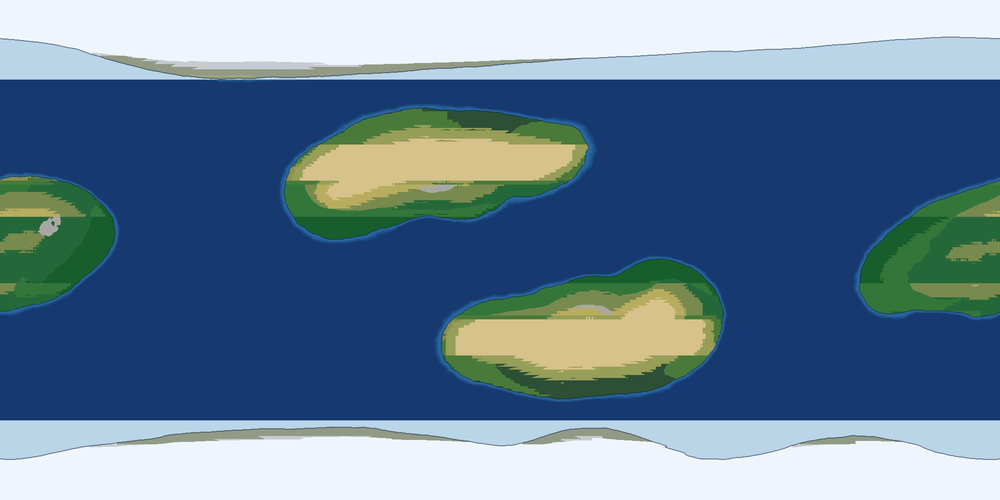
#> input picture unity/Assets/Resources/Planet/map_biome.png, 1000 x 500 px, shrunk from 2048 x 1024 before the run
$ python shoot_check.py ../unity/Assets/Resources/Planet/map_biome.png
#> lines starting #> are read from the running program, lines starting #| are printed output that depends on the picture; after the words box and inside, x2 and y2 are one past the last pixel; in counts of white or black regions, pixels touching at a corner belong together
# -*- coding: utf-8 -*-
"""
量取证图，而不是用眼睛看它。

为什么非要有这个脚本 —— 这个工程已经栽过一次：图里明明没有月亮，
却因为"右边那个白盘看着像月亮"就把"有月亮"写进了结论，而它是太阳。
后来把几何复刻出来才算清楚。教训不是"要小心"，是：
**关于画面的结论必须落到像素上** —— 要么量出来，要么别写。

本脚本回答四个问题，全部给数：
  1. 月亮在 01/02 两张图里**动了没有**，以及动的方向对不对
     （⚠️ v0.28 改了口径：原来问的是"日月的跨图像素差是不是 0"，
      而那个判据**已经被作废** —— 见下面 ⚠️）
  2. 拨球之后星球是不是真的转了（大陆动没动）
  3. 月相是多少，亮的那一边是不是**朝着该朝的方向**（"还原真实的关系"）
  4. 星球的受光面是不是朝着太阳

⚠️ **v0.28：日盘不在画面里了，"日月"这套只会剩月亮。**
   太阳移到 1012R 之后默认机位下它在镜头背后，天空带里只有一个月盘。
   于是凡是"挑出更亮的那个当天体/拿日心当方向基准"的做法都会静默走偏 ——
   这里原来就靠"两个天体里更亮的那个是太阳"来定位，现在它会**只找到一个**，
   然后整节跳过，输出一段看着像"数据不足"的沉默。所以下面改成只认月亮。

⚠️ **并且"日月像素差 = 0"这条判据已经退场，别再把它捡回来。**
   它在两种**截然相反**的原因下取同一个值：关系真的保住了，
   以及整个世界被冻住了。v0.25 正是把那个 0 读成"关系保持完美"而推翻了整版设计。
   **一个指标在两种相反原因下同值，它就不是判据。**
   现在改量的是一件事的两面：月亮跨图的**位移量**（必须非零）
   与三维不变量（必须不变）——分别由本脚本与 OrbitForensics 给出。

不依赖 scipy：连通域用"列方向连续段"来分，够用且不会误连。
输出全 ASCII —— 这台机器的控制台是 GBK，中文输出会炸。
"""
import math
import os
import sys
import numpy as np
from PIL import Image


def load(path):
    im = Image.open(path).convert("RGB")
#> im is the input picture: PIL image 1000x500 RGB; mean R, G, B 99.3, 126.7, 148.6
    return np.asarray(im).astype(np.float32)


def luminance(a):
    return a[..., 0] * 0.299 + a[..., 1] * 0.587 + a[..., 2] * 0.114


def bg_color(a):
    """背景色取右上角一小块 —— 那一片在两版取证图里都是空天。"""
    h, w, _ = a.shape
#> h = 500; w = 1000
    return a[4:24, w - 24:w - 4].reshape(-1, 3).mean(axis=0)


def runs(cols):
    """把一维布尔数组切成若干连续 True 段的 [起, 止] 列表。"""
    out = []
    start = None
    for i, v in enumerate(cols):
        if v and start is None:
            start = i
        elif not v and start is not None:
            out.append((start, i - 1))
            start = None
    if start is not None:
        out.append((start, len(cols) - 1))
    return out


def objects_in(a, band, bg, thresh=14.0, min_cols=3):
    """
    在 x 区间 band 里找出所有"非背景"的块，按列连续段切分。
    返回 [{x0,x1,y0,y1,cx,cy,area,mean_rgb,lum_min,lum_max,lum_mean}, ...]
    """
    x0, x1 = band
    sub = a[:, x0:x1]
    d = np.sqrt(((sub - bg) ** 2).sum(axis=2))
    mask = d > thresh
    cols = mask.any(axis=0)
    lum_all = luminance(sub)
    out = []
    for (c0, c1) in runs(cols):
        if c1 - c0 + 1 < min_cols:
            continue
        col = mask[:, c0:c1 + 1]
        rr = runs(col.any(axis=1))
        if not rr:
            continue
        r0, r1 = rr[0][0], rr[-1][1]

        # 对象自己的围盒内的掩膜 —— 之后 lit_centroid 直接按同一套坐标切片即可
        om = col[r0:r1 + 1, :]
        lum = lum_all[r0:r1 + 1, c0:c1 + 1][om]
        px = sub[:, c0:c1 + 1][r0:r1 + 1, :][om]
        ys, xs = np.nonzero(om)
        out.append(dict(
            x0=c0 + x0, x1=c1 + x0, y0=r0, y1=r1,
            cx=xs.mean() + c0 + x0, cy=ys.mean() + r0,
            area=int(om.sum()),
            mean_rgb=px.mean(axis=0),
            lum_min=float(lum.min()), lum_max=float(lum.max()),
            lum_mean=float(lum.mean()),
            mask=om))
    return out


def circ_center(o):
    """用包围盒推圆心与半径（够用：日/月都是圆盘）。"""
    r = ((o["x1"] - o["x0"] + 1) + (o["y1"] - o["y0"] + 1)) / 4.0
    return ((o["x0"] + o["x1"]) / 2.0, (o["y0"] + o["y1"]) / 2.0, r)


def describe(tag, o):
    cx, cy, r = circ_center(o)
    mr, mg, mb = o["mean_rgb"]
    print(f"  {tag:<6} bbox=({o['x0']},{o['y0']})-({o['x1']},{o['y1']}) "
          f"center=({cx:.1f},{cy:.1f}) r={r:.1f} area={o['area']} "
          f"rgb=({mr:.0f},{mg:.0f},{mb:.0f}) "
          f"lum {o['lum_min']:.0f}..{o['lum_max']:.0f} mean {o['lum_mean']:.0f}")
    return cx, cy, r


def lit_centroid(a, o):
    """块内亮度加权重心 —— 受光面朝哪边，看它相对几何中心偏向哪边。"""
    lum = luminance(a)[o["y0"]:o["y1"] + 1, o["x0"]:o["x1"] + 1]
    w = np.clip(lum - lum.min(), 0, None) * o["mask"]
    tot = w.sum()
    if tot <= 0:
        return None
    ys, xs = np.mgrid[0:w.shape[0], 0:w.shape[1]]
    return (o["x0"] + (xs * w).sum() / tot, o["y0"] + (ys * w).sum() / tot)


def ang_deg(dx, dy):
    return np.degrees(np.arctan2(dy, dx))


def terminator_profile(a, o, light_deg):
    """
    沿受光方向切一条一维亮度剖面，用来定**终止线**的位置，从而定受照比例。

    为什么要这么费事：之前在月盘上按"亮度超过半高"数像素，得到 21%~28%，
    与几何预想的 56% 差了一倍 —— 但那个数**不可信**，因为月面有程序生成的
    斑块（为了让潮汐锁定看得见），暗斑会被当成夜面。
    改用**每个分箱取中位数**：纹理在箱内被平均掉，剩下的就是光照梯度。
    受照比例由终止线位置给：终止线落在 u=t 处（u 为沿受光方向归一化到 ±1 的坐标），
    则受照 = (1 − t)/2。
    """
    lum = luminance(a)
    cx, cy, r = circ_center(o)
    ys, xs = np.mgrid[o["y0"]:o["y1"] + 1, o["x0"]:o["x1"] + 1]
    m = o["mask"]
    lv = lum[o["y0"]:o["y1"] + 1, o["x0"]:o["x1"] + 1]
    u = ((xs - cx) * math.cos(math.radians(light_deg))
         + (ys - cy) * math.sin(math.radians(light_deg))) / r

    edges = np.linspace(-1.0, 1.0, 21)
    prof = []
    for i in range(len(edges) - 1):
        sel = m & (u >= edges[i]) & (u < edges[i + 1])
        prof.append(float(np.median(lv[sel])) if sel.sum() > 8 else float("nan"))

    have = [p for p in prof if not math.isnan(p)]
    if len(have) < 6:
        return None, prof

    # ⚠️ 不能用"亮度中值"当终止线。朗伯面上，亮度从终止线处的 0 **线性**升到
    #    边缘处的最大 —— 中值点落在斜坡的中点，而不是坡脚。
    #    第一版就是这么错的：剖面明明是 19 19 19 | 37 57 …，
    #    却被判成"受照 2%"，差了一个数量级，而且看着还挺像个结果。
    #    终止线是**离开暗底**的地方，所以判据取"暗底 + 15% 动态范围"。
    floor = float(np.percentile(have, 25))
    top = float(np.max(have))
    thresh = floor + 0.15 * (top - floor)

    t = None
    for i in range(len(prof)):
        if not math.isnan(prof[i]) and prof[i] > thresh:
            t = edges[i]          # 该分箱的下沿即为终止线所在
            break
    frac = None if t is None else (1.0 - t) / 2.0
    return frac, prof


# 月面受光方向在屏上的角度（度）。由 shoot_expect.py 独立算出：
# 平行光 _sunDir 投影到月亮处 = **+1.20°**（v0.28 读数）。
# 这里写死是为了让两个脚本互不依赖，改了几何之后要一起更新
# （shoot_expect.py 的「月面受光朝向」一节会把它打印出来，两处必须一致）。
#
# ⚠️ v0.28 起这个数**不再需要区分"平行光"与"真太阳方向"**：太阳移到 1012R 后，
#    两者在月亮处只差 0.135°（v0.27 是 74.1°），印在 91×81 px 的月盘上分不出来。
#    旧值 −4.3° 是 v0.25 机位下的，换机位就作废了。
LIGHT_DIR_DEG = 1.2


def main():
    paths = sys.argv[1:]
    if len(paths) < 1:
        print("usage: shoot_check.py <png> [png ...]")
        return 2

    imgs = []
    for p in paths:
        a = load(p)
        bg = bg_color(a)
#> bg = [238, 245, 252]
        imgs.append((os.path.basename(p).encode("ascii", "replace").decode(), p, a, bg))
        print(f"== {p}  size={a.shape[1]}x{a.shape[0]}  bg=({bg[0]:.0f},{bg[1]:.0f},{bg[2]:.0f})")
#| == ../unity/Assets/Resources/Planet/map_biome.png  size=1000x500  bg=(238,245,252)

    # ── 天空带：星球右侧那一条，只有太阳和月亮 ──────────────
    print("\n-- 天空带（星球右侧） --")
    skies = {}
    for name, p, a, bg in imgs:
        h, w, _ = a.shape
        objs = objects_in(a, (int(w * 0.68), w), bg)
        objs.sort(key=lambda o: o["cx"])
        print(f"{name}:")
        skies[name] = objs
        for i, o in enumerate(objs):
            describe(f"#{i}", o)
#> this loop made 1 pass
#> (name, bg, h, w, x0 in objects_in, x1 in objects_in) on pass 1: ('map_biome.png', [238, 245, 252], 500, 1000, 680, 1000)
#| map_biome.png:
#|   #0     bbox=(680,35)-(999,460) center=(839.5,247.5) r=186.5 area=130704 rgb=(55,92,125) lum 41..254 mean 84
#> pass 1, in objects_in, `mask = d > thresh`:
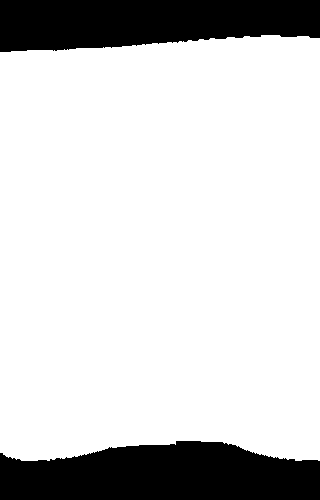
#> mask: shape (500, 320) bool; 81.7% white; 2 black regions, box (x1, y1, x2, y2) and area: (0, 441, 320, 500) 15457, (0, 0, 320, 52) 13839
#> pass 1, in objects_in, `lum_all = luminance(sub)`:
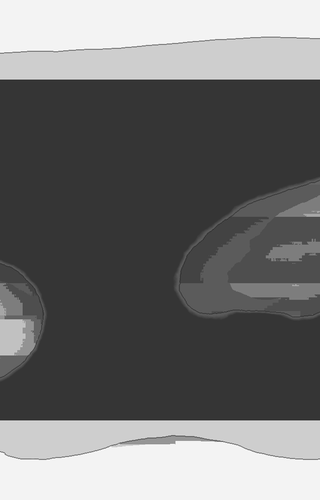
#> lum_all: shape (500, 320) float32; min 41.32, max 254.1, mean 113.6
#> after the loop, skies = 1 item

    # ── 星球本体：中央那一段 ────────────────────────────────
    print("\n-- 星球本体（中央） --")
    planets = {}
    for name, p, a, bg in imgs:
        h, w, _ = a.shape
        objs = objects_in(a, (int(w * 0.20), int(w * 0.68)), bg, thresh=10.0, min_cols=20)
        objs.sort(key=lambda o: -o["area"])
        planets[name] = objs[0] if objs else None
        if not objs:
            print(f"{name}: 没找到")
            continue
        print(f"{name}: {len(objs)} 块")
        cx, cy, r = describe("#0(最大)", objs[0])
        lc = lit_centroid(a, objs[0])
        if lc:
            print(f"         受光重心=({lc[0]:.0f},{lc[1]:.0f})  "
                  f"方向 {ang_deg(lc[0]-cx, lc[1]-cy):+.1f} deg")
#> this loop made 1 pass
#> (name, bg, h, x0 in objects_in, x1 in objects_in, r, cx) on pass 1: ('map_biome.png', [238, 245, 252], 500, 200, 680, 220.2, 439.5)
#| map_biome.png: 1 块
#|   #0(最大) bbox=(200,52)-(679,452) center=(439.5,252.0) r=220.2 area=183121 rgb=(71,100,118) lum 41..254 mean 93
#|          受光重心=(476,250)  方向 -3.4 deg
#> pass 1, in objects_in (call 2), `mask = d > thresh`:
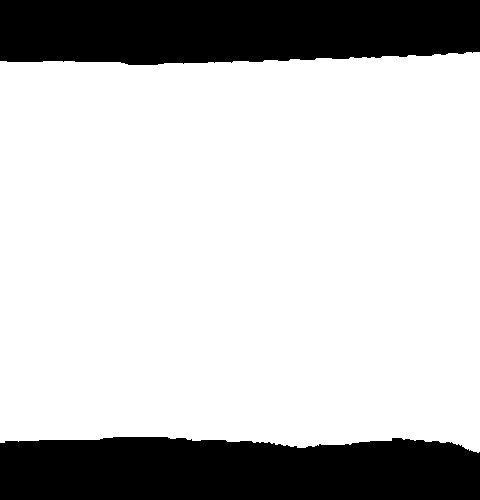
#> mask: shape (500, 480) bool; 76.3% white; 2 black regions, box (x1, y1, x2, y2) and area: (0, 0, 480, 65) 28783, (0, 437, 480, 500) 28096
#> pass 1, in objects_in (call 2), `lum_all = luminance(sub)`:
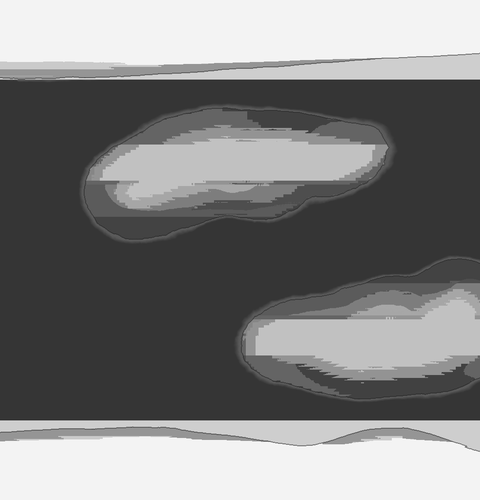
#> lum_all: shape (500, 480) float32; min 41.32, max 253.8, mean 129
#> after the loop, planets = 1 item

    # ── 1) 月亮跨图的位移 ──────────────────────────────────
    # ⚠️ 口径换了，理由见文件头：原来量"日月包围盒的像素差，同位置则应为 0"，
    #    而那个 0 在"关系保住"与"世界冻住"两种相反原因下同值 —— 不是判据。
    #    现在量**位移量**：相机在绕球转，月亮就必须在屏上挪窝；挪了才说明世界是活的。
    #    反面（世界冻住）由 OrbitForensics 的三维不变量与本脚本的"拨球效果"一起排掉。
    if len(skies) >= 2:
        names = list(skies)
        print(f"\n-- 月亮跨图位移（{names[0]} vs {names[1]}） --")
        A, B = skies[names[0]], skies[names[1]]
        if len(A) and len(B):
            a1, b1 = A[0], B[0]
            c1 = circ_center(a1)
            c2 = circ_center(b1)
            dx, dy = c2[0] - c1[0], c2[1] - c1[1]
            moved = math.hypot(dx, dy)
            print(f"  月亮: 位移 dx={dx:+.1f} dy={dy:+.1f} px  |位移|={moved:.1f} px  "
                  f"半径 {c1[2]:.1f} -> {c2[2]:.1f}")
            print("  => " + ("通过：月亮确实在屏上挪了（相机绕球转的视差）"
                             if moved > 1.0 else
                             "**位移 ~0 —— 这是「世界被冻住」的指纹，"
                             "不是「关系保持完美」**（v0.25 就是在这里读反的）"))
        else:
            print(f"  天空带里 {len(A)} / {len(B)} 个天体 —— "
                  f"v0.28 起应当各只有月亮 1 个")

    # ── 2) 拨球前后星球是否真的动了 ────────────────────────
    if len(imgs) >= 2:
        print("\n-- 拨球效果 --")
        A0, A1 = imgs[0][2], imgs[1][2]
        h, w, _ = A0.shape
        x0, x1 = int(w * 0.20), int(w * 0.68)
        d = np.abs(A0[:, x0:x1] - A1[:, x0:x1])
        print(f"  星球band 平均像素差={d.mean():.1f}  最大={d.max():.0f}  "
              f"变化像素占比={100.0*(d.max(axis=2) > 20).mean():.1f}%")

    # ── 3) 月相与朝向 ──────────────────────────────────────
    # ⚠️ v0.28：天空带里**只有月亮**了，所以不能再"挑出更亮的那个当太阳"来定方向基准 ——
    #    那样只会找到一个天体，整节静默跳过，输出一段像"数据不足"的沉默。
    #    方向基准改用 shoot_expect.py 独立算出的 LIGHT_DIR_DEG（见它的定义处）。
    print("\n-- 月相 / 朝向（亮面应朝向 LIGHT_DIR_DEG 那个方向） --")
    for name, p, a, bg in imgs:
        objs = skies.get(name, [])
        if not objs:
            print(f"{name}: 天空带里没有天体 —— v0.28 起应当只有月亮 1 个；"
                  f"0 个说明月亮出画或被蓝星挡住了")
            continue
        # ⚠️ **多于一个天体时不许"挑一个当月亮"。** v0.27 及以前的图里天空带确实有两个
        #    （日盘在画面右侧），那时按"面积最大"或"最亮"去挑，挑中的都是**太阳**，
        #    然后把它当月亮量出"受光 0%、剖面一条平线 244" —— 一串看着像结论的数，
        #    而它说的全是太阳。**分不清就别猜**，逐个报出来，人来认。
        if len(objs) > 1:
            print(f"{name}: ⚠️ 天空带里有 {len(objs)} 个天体，而 v0.28 起应当只有月亮一个 ——"
                  f"这些**要么是老图、要么是新图出了事**。逐个列出，请人工认哪个是月亮：")
        for i, body in enumerate(objs):
            mcx, mcy, mr = circ_center(body)
            lc = lit_centroid(a, body)
            limb = None if lc is None else ang_deg(lc[0] - mcx, lc[1] - mcy)
            bw = body["x1"] - body["x0"] + 1
            bh = body["y1"] - body["y0"] + 1
            tag = "月亮" if len(objs) == 1 else f"天体#{i}"
            print(f"{name}: {tag} r={mr:.1f} 亮度{body['lum_mean']:.0f} bbox {bw}x{bh}")
            if limb is None:
                print("         受光重心不可得（整块同亮，可能是个纯色盘）")
                continue
            dd = (limb - LIGHT_DIR_DEG + 540.0) % 360.0 - 180.0
            print(f"         受光重心方向 {limb:+.1f} deg，几何预想 {LIGHT_DIR_DEG:+.1f} deg，"
                  f"差 {dd:+.1f} deg（0 表示亮面朝向对）")
            print(f"         注：围盒比 {max(bw,bh)/min(bw,bh):.3f} 只是个粗看 —— "
                  f"离轴球体投出来是**斜椭圆**，其长短轴比才是判据"
                  f"（shoot_expect 预想 1.124），斜椭圆的围盒不等于它的两个轴。")
            # 亮面占月盘的比例 => 月相
            lum = luminance(a)
            y0, y1 = max(0, int(mcy - mr)), int(mcy + mr)
            x0, x1 = max(0, int(mcx - mr)), int(mcx + mr)
            sub = lum[y0:y1, x0:x1]
            mm = (np.sqrt(((a[y0:y1, x0:x1] - bg) ** 2).sum(axis=2)) > 14.0)
            if mm.sum() > 0:
                lv = sub[mm]
                half = (lv.min() + lv.max()) / 2.0
                print(f"         亮面占比 {100.0*(lv > half).mean():.0f}% "
                      f"（按半高阈值粗数，纹理有明暗，只作参考；亮度 {lv.min():.0f}..{lv.max():.0f}）")

            # 终止线法 —— 受光方向取自 shoot_expect.py 算出的投影角
            frac, prof = terminator_profile(a, body, LIGHT_DIR_DEG)
            if frac is not None:
                print(f"         终止线法受照比例 {100.0*frac:.0f}%")
            print("         剖面（从背光端到受光端，每格 10%）: "
                  + " ".join("--" if math.isnan(q) else f"{q:3.0f}" for q in prof))
#> this loop made 1 pass
#> (name, bg) on pass 1: ('map_biome.png', [238, 245, 252])
#| map_biome.png: 月亮 r=186.5 亮度84 bbox 320x426
#|          受光重心方向 -29.0 deg，几何预想 +1.2 deg，差 -30.2 deg（0 表示亮面朝向对）
#|          注：围盒比 1.331 只是个粗看 —— 离轴球体投出来是**斜椭圆**，其长短轴比才是判据（shoot_expect 预想 1.124），斜椭圆的围盒不等于它的两个轴。
#|          亮面占比 11% （按半高阈值粗数，纹理有明暗，只作参考；亮度 41..218）
#|          终止线法受照比例 15%
#|          剖面（从背光端到受光端，每格 10%）: --  53  53  53  53  53  53  53  53  53  53  53  53  53  53  53  56  77  78 --
#> pass 1, in lit_centroid (call 2), `w = np.clip(lum - lum.min(), 0, None) * o["mask"]`:
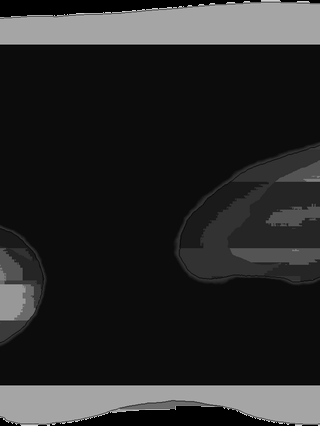
#> w: shape (426, 320) float32; min 0, max 212.8, mean 41.3
#> pass 1, in terminator_profile, `lum = luminance(a)`:
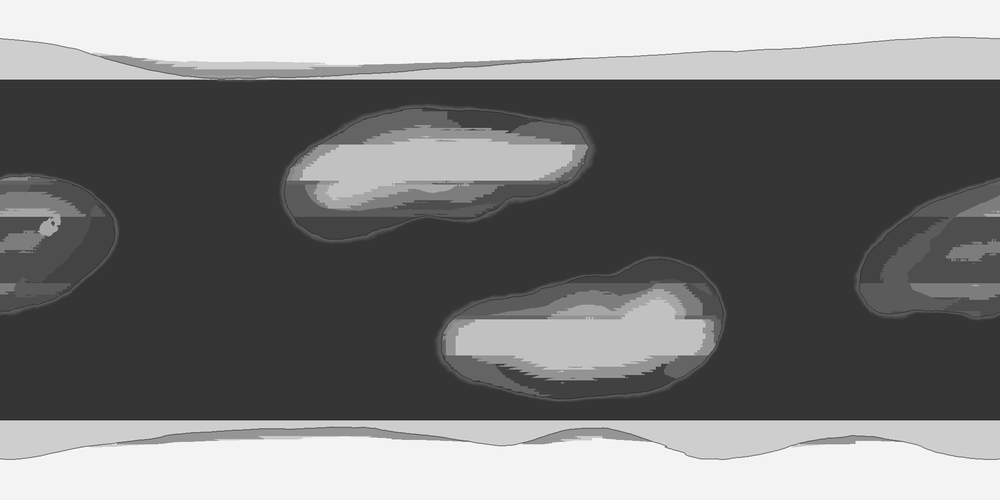
#> lum: shape (500, 1000) float32; min 41.32, max 254.4, mean 121
#> pass 1, in terminator_profile, `ys, xs = np.mgrid[o["y0"]:o["y1"] + 1, o["x0"]:o["x1"] + 1]`:
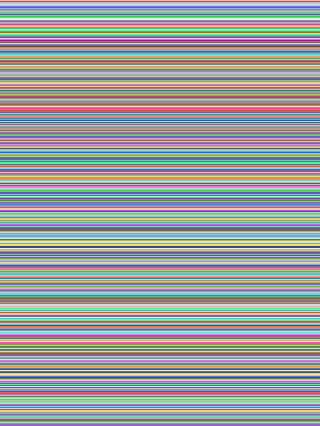
#> ys: shape (426, 320) int64; 426 distinct labels, from 35 to 460; one colour per label, 0 black
    return 0


if __name__ == "__main__":
    sys.exit(main())
#> (the program exits here)

$ run again, on unity/Assets/Resources/Planet/map_landsea_low.png
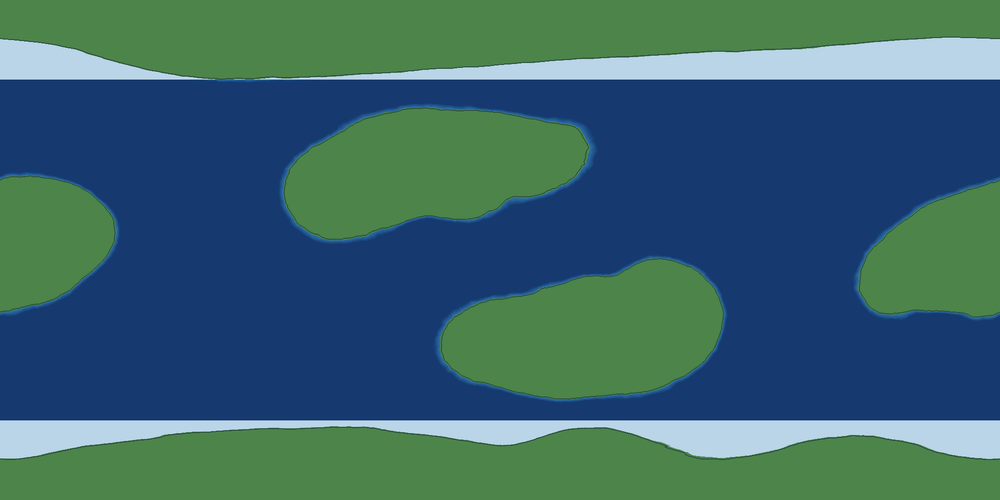
#> input picture unity/Assets/Resources/Planet/map_landsea_low.png, 1000 x 500 px, shrunk from 2048 x 1024 before the run
#> in load, im is the input picture: PIL image 1000x500 RGB; mean R, G, B 57.1, 100.5, 106.7
#> in main, `bg = bg_color(a)`: bg = [76, 132, 74]
#| == ../unity/Assets/Resources/Planet/map_landsea_low.png  size=1000x500  bg=(76,132,74)
#> the loop in main, `for name, p, a, bg in imgs:` made 1 pass
#> (name, bg, h) on pass 1: ('map_landsea_low.png', [76, 132, 74], 500)
#> (printed output is left out)
#> pass 1, in objects_in, `mask = d > thresh`:
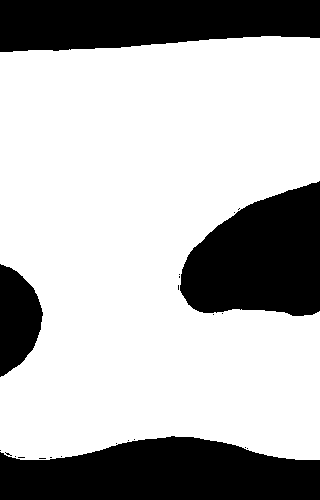
#> mask: shape (500, 320) bool; 70.4% white; 23 black regions (19 under 20 px), largest, box (x1, y1, x2, y2) and area: (0, 436, 320, 500) 16039, (0, 0, 320, 52) 13995, (180, 181, 320, 316) 13850, (0, 264, 43, 377) 3407
#> after the loop in main, `for name, p, a, bg in imgs:`: skies = 1 item
#> the loop in main, `for name, p, a, bg in imgs:` made 1 pass
#> (name, bg, h) on pass 1: ('map_landsea_low.png', [76, 132, 74], 500)
#> (printed output is left out)
#> the loop in main, `for name, p, a, bg in imgs:` made 1 pass
#> (name, bg) on pass 1: ('map_landsea_low.png', [76, 132, 74])
#> (printed output is left out)
#> pass 1, in terminator_profile, `ys, xs = np.mgrid[o["y0"]:o["y1"] + 1, o["x0"]:o["x1"] + 1]`:
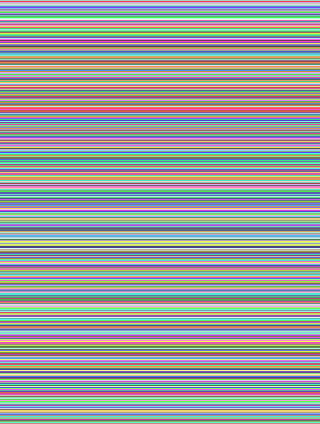
#> ys: shape (424, 320) int64; 424 distinct labels, from 36 to 459; one colour per label, 0 black
